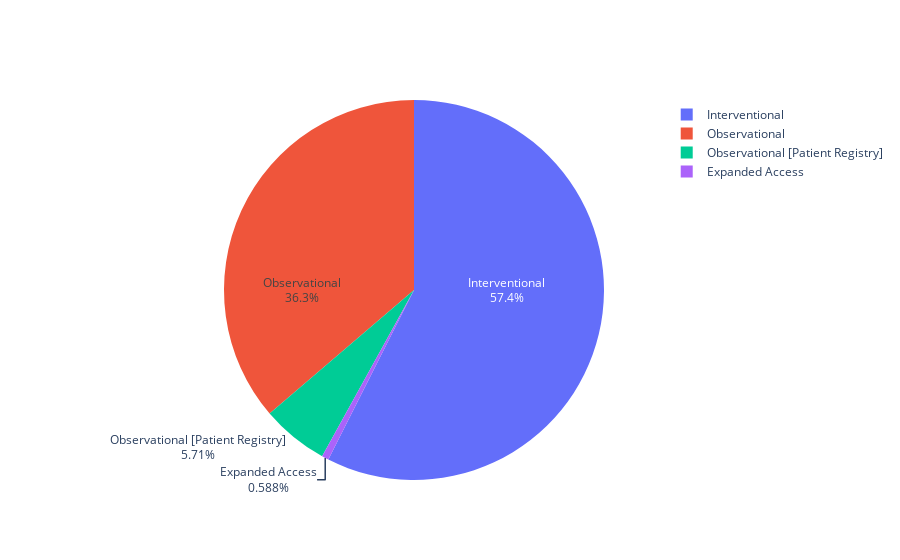

This figure's notebook cell:
### Markdown cell above
# Study Types

Describes the nature of a clinical study. Study types include :

### Interventional studies (also called clinical trials),

A type of clinical study in which participants are assigned to groups that receive one or more intervention/treatment (or no intervention) so that researchers can evaluate the effects of the interventions on biomedical or health-related outcomes. The assignments are determined by the study's protocol. Participants may receive diagnostic, therapeutic, or other types of interventions.


### Observational studies (including patient registries), 

A type of clinical study in which participants are identified as belonging to study groups and are assessed for biomedical or health outcomes. Participants may receive diagnostic, therapeutic, or other types of interventions, but the investigator does not assign participants to a specific interventions/treatment.
A patient registry is a type of observational study.

### Expanded access.

A way for patients with serious diseases or conditions who cannot participate in a clinical trial to gain access to a medical product that has not been approved by the U.S. Food and Drug Administration (FDA). Also called compassionate use. There are different expanded access types.

### Code cell
labels = df_covid['study_type'].value_counts().index
values = df_covid['study_type'].value_counts().values
fig = go.Figure(data=[go.Pie(labels=labels, values=values, textinfo='label+percent',
                             insidetextorientation='radial')])
fig.show()

### Figure 1 — Plotly figure (JSON) as saved in the notebook; plotly's stock layout.template omitted (floating-point values rounded to 4 significant figures)
{"data": [{"insidetextorientation": "radial", "labels": ["Interventional", "Observational", "Observational [Patient Registry]", "Expanded Access"], "textinfo": "label+percent", "type": "pie", "values": [3322, 2097, 330, 34]}], "layout": {"autosize": true}}
